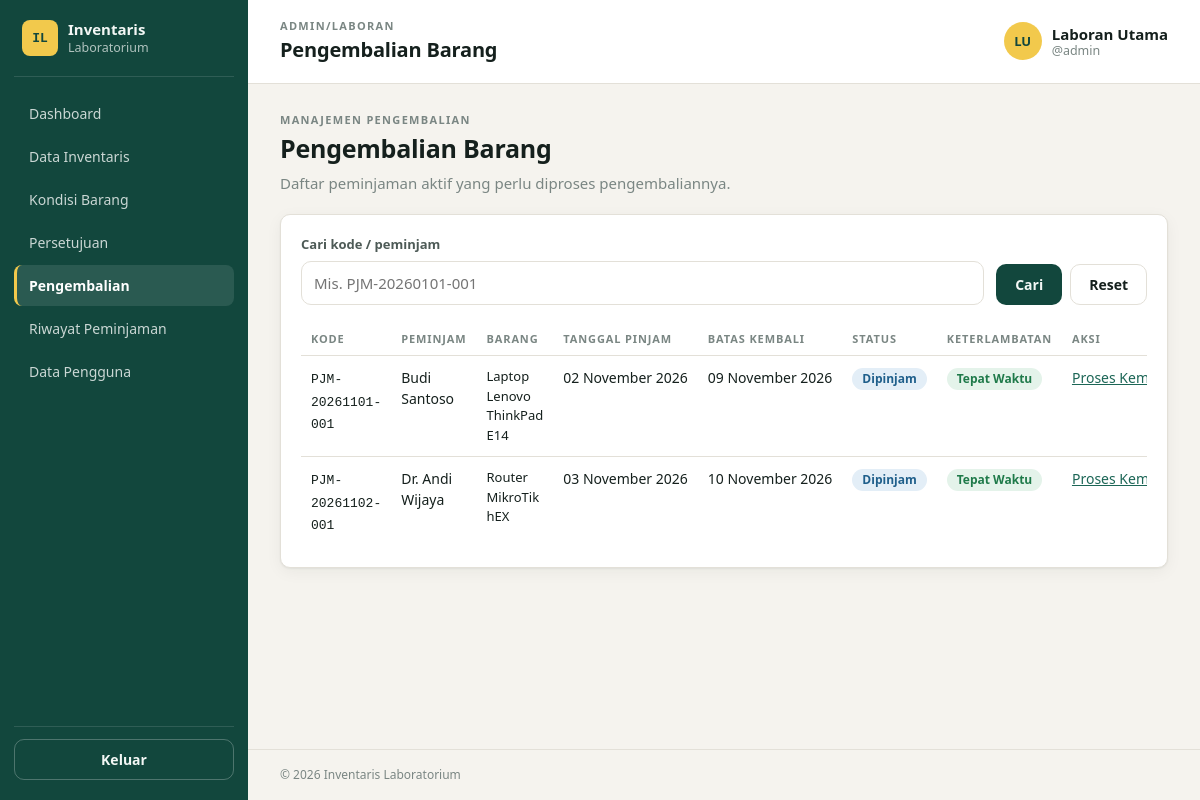
The app's page /modules/pengembalian/index.php (signed in) with its own data.
### tables this page shows
CREATE TABLE users (
  id            INT UNSIGNED AUTO_INCREMENT PRIMARY KEY,
  full_name     VARCHAR(100) NOT NULL,
  username      VARCHAR(50)  NOT NULL,
  password_hash VARCHAR(255) NOT NULL,              
  role          ENUM('admin','peminjam') NOT NULL DEFAULT 'peminjam',
  identity_no   VARCHAR(30)  NULL,                  
  user_type     ENUM('laboran','mahasiswa','dosen') NOT NULL DEFAULT 'mahasiswa',
  is_active     TINYINT(1)   NOT NULL DEFAULT 1,    
  created_at    DATETIME     NOT NULL DEFAULT CURRENT_TIMESTAMP,
  updated_at    DATETIME     NOT NULL DEFAULT CURRENT_TIMESTAMP ON UPDATE CURRENT_TIMESTAMP,
  CONSTRAINT uq_users_username UNIQUE (username)
);

CREATE TABLE borrowings (
  id                 INT UNSIGNED AUTO_INCREMENT PRIMARY KEY,
  borrowing_code     VARCHAR(30)  NOT NULL,
  user_id            INT UNSIGNED NOT NULL,
  borrow_date        DATE NOT NULL,
  planned_return_date DATE NOT NULL,
  purpose            VARCHAR(255) NOT NULL,
  status             ENUM('menunggu','dipinjam','ditolak','selesai') NOT NULL DEFAULT 'menunggu',
  rejection_reason   VARCHAR(255) NULL,
  processed_by       INT UNSIGNED NULL,           
  processed_at       DATETIME NULL,
  created_at         DATETIME NOT NULL DEFAULT CURRENT_TIMESTAMP,
  updated_at         DATETIME NOT NULL DEFAULT CURRENT_TIMESTAMP ON UPDATE CURRENT_TIMESTAMP,
  CONSTRAINT uq_borrowings_code UNIQUE (borrowing_code),
  CONSTRAINT fk_borrowings_user FOREIGN KEY (user_id)
    REFERENCES users(id) ON UPDATE CASCADE ON DELETE RESTRICT,
  CONSTRAINT fk_borrowings_admin FOREIGN KEY (processed_by)
    REFERENCES users(id) ON UPDATE CASCADE ON DELETE SET NULL,
  CONSTRAINT chk_borrowings_dates CHECK (planned_return_date >= borrow_date)
);

### includes/helpers.php (called while the page is built, shortened)
<?php
require_once __DIR__ . '/../config/database.php';
function e($value): string
{
    return htmlspecialchars((string)$value, ENT_QUOTES, 'UTF-8');
}
function url(string $path = ''): string
{
    return BASE_URL . '/' . ltrim($path, '/');
}
if (!function_exists('format_date')) {
    function format_date(?string $date): string
    {
        $dateStr = trim((string)$date);
        $timestamp = strtotime($dateStr);
        $bulanIndo = [
            1  => 'Januari',
            2  => 'Februari',
            3  => 'Maret',
            4  => 'April',
            5  => 'Mei',
            6  => 'Juni',
            7  => 'Juli',
            8  => 'Agustus',
            9  => 'September',
            10 => 'Oktober',
            11 => 'November',
            12 => 'Desember'
        ];
        $day   = date('d', $timestamp);
        $month = (int)date('n', $timestamp);
        $year  = date('Y', $timestamp);
        $monthName = $bulanIndo[$month] ?? date('F', $timestamp);
        return sprintf('%s %s %s', $day, $monthName, $year);
    }
}

### auth/session.php (called while the page is built, shortened)
<?php
require_once __DIR__ . '/../includes/helpers.php';
function current_user(): ?array
{
    return $_SESSION['user'] ?? null;
}
function require_login(): array
{
    $user = current_user();
    $expired = isset($_SESSION['last_activity']) && time() - $_SESSION['last_activity'] > SESSION_TIMEOUT;
    if ($user && !$expired) {
        $stmt = db()->prepare('SELECT role, is_active FROM users WHERE id = ?');
        $stmt->execute([$user['id']]);
        $row = $stmt->fetch();
        if ($row && (int)$row['is_active'] === 1) {
            return $_SESSION['user'];
        }
    }
}
function require_role(string $role): array
{
    $user = require_login();
    return $user;
}

### config/database.php (called while the page is built, shortened)
<?php
function db(): PDO
{
    static $pdo = null;
    if ($pdo === null) {
        $dsn = sprintf('mysql:host=%s;port=%s;dbname=%s;charset=%s', DB_HOST, DB_PORT, DB_NAME, DB_CHARSET);
        try {
            $pdo = new PDO($dsn, DB_USER, DB_PASS, [
                PDO::ATTR_ERRMODE            => PDO::ERRMODE_EXCEPTION,
                PDO::ATTR_DEFAULT_FETCH_MODE => PDO::FETCH_ASSOC,
                PDO::ATTR_EMULATE_PREPARES   => false,
            ]);
        } catch (PDOException $e) {
            http_response_code(500);
            exit('Koneksi database gagal. Periksa config/config.php dan pastikan MySQL XAMPP aktif.');
        }
    }
    return $pdo;
}

### modules/pengembalian/index.php (the view, shortened to what this page needs)
<?php
require_once __DIR__ . '/../../auth/session.php';
require_once __DIR__ . '/../../components/ui.php';
require_once __DIR__ . '/../../includes/helpers.php';
$user = require_role('admin');
$pdo  = db();
$q = trim((string)($_GET['q'] ?? ''));
$where  = ["b.status = 'dipinjam'"];
$params = [];
$whereSql = 'WHERE ' . implode(' AND ', $where);
$sql = "
    SELECT
        b.id,
        b.borrowing_code,
        b.borrow_date,
        b.planned_return_date,
        b.status,
        u.full_name AS borrower_name,
        GROUP_CONCAT(i.name ORDER BY i.name SEPARATOR ', ') AS item_names
    FROM borrowings b
    JOIN users u ON u.id = b.user_id
    LEFT JOIN borrowing_details bd ON bd.borrowing_id = b.id
    LEFT JOIN inventories i ON i.id = bd.inventory_id
    $whereSql
    GROUP BY b.id, b.borrowing_code, b.borrow_date, b.planned_return_date, b.status,
             u.full_name
    ORDER BY b.planned_return_date ASC, b.borrow_date ASC
";
$stmt = $pdo->prepare($sql);
$stmt->execute($params);
$borrowings = $stmt->fetchAll();
$today = date('Y-m-d');
$pageTitle  = 'Pengembalian Barang';
require __DIR__ . '/../../layouts/header.php';
?>
<section class="page-heading">
  <div>
    <p class="eyebrow">Manajemen pengembalian</p>
    <h2>Pengembalian Barang</h2>
    <p class="muted">Daftar peminjaman aktif yang perlu diproses pengembaliannya.</p>
  </div>
</section>
<section class="card">
  <form method="get" class="filter-bar">
    <label class="field">
      <span>Cari kode / peminjam</span>
      <input type="search" name="q" value="<?= e($q) ?>" placeholder="Mis. PJM-20260101-001">
    </label>
    <div class="filter-actions">
      <button class="btn" type="submit">Cari</button>
      <a class="btn btn-light" href="<?= e(url('modules/pengembalian/index.php')) ?>">Reset</a>
    </div>
  </form>
  <div class="table-wrap">
    <table class="table">
      <thead>
        <tr>
          <th>Kode</th>
          <th>Peminjam</th>
          <th>Barang</th>
          <th>Tanggal Pinjam</th>
          <th>Batas Kembali</th>
          <th>Status</th>
          <th>Keterlambatan</th>
          <th>Aksi</th>
        </tr>
      </thead>
      <tbody>
        <?php foreach ($borrowings as $b): ?>
          <?php $isLate = $b['planned_return_date'] < $today; ?>
          <tr>
            <td><span class="mono"><?= e($b['borrowing_code']) ?></span></td>
            <td><?= e($b['borrower_name']) ?></td>
            <td class="small"><?= e($b['item_names'] ?: '—') ?></td>
            <td class="nowrap"><?= e(format_date($b['borrow_date'])) ?></td>
            <td class="nowrap"><?= e(format_date($b['planned_return_date'])) ?></td>
            <td><?= status_badge($b['status']) ?></td>
            <td>
              <?php if ($isLate): ?>
                <span class="badge badge-danger">Terlambat</span>
              <?php else: ?>
                <span class="badge badge-success">Tepat Waktu</span>
              <?php endif; ?>
            </td>
            <td>
              <div class="row-actions">
                <a href="<?= e(url('modules/pengembalian/proses.php?id=' . (int)$b['id'])) ?>">Proses Kembali</a>
              </div>
            </td>
          </tr>
        <?php endforeach; ?>
      </tbody>
    </table>
  </div>
</section>
<?php require __DIR__ . '/../../layouts/footer.php'; ?>

### layouts/header.php (shortened to what this page needs)
<?php
$pageTitle  = $pageTitle  ?? 'Dashboard';
$roleLabel  = $user['role'] === 'admin' ? 'Admin/Laboran' : ucfirst($user['user_type']);
$initials   = strtoupper(implode('', array_map(fn($w) => $w[0] ?? '', array_slice(explode(' ', preg_replace('/^(Dr\.|Prof\.)\s*/', '', $user['full_name'])), 0, 2))));
?>
<!DOCTYPE html>
<html lang="id">
<head>
  <link rel="stylesheet" href="<?= e(url('assets/css/style.css')) ?>">
</head>
<body>
<div class="app">
  <?php require __DIR__ . '/sidebar.php'; ?>
  <div class="main">
    <header class="topbar">
      <div class="topbar-title">
        <p class="eyebrow"><?= e($roleLabel) ?></p>
        <h1><?= e($pageTitle) ?></h1>
      </div>
      <div class="topbar-user">
        <span class="avatar"><?= e($initials) ?></span>
        <span class="user-meta">
          <strong><?= e($user['full_name']) ?></strong>
          <small>@<?= e($user['username']) ?></small>
        </span>
      </div>
    </header>
    <main class="content">

### components/ui.php (shortened to what this page needs)
<?php
function status_badge(string $status): string
{
    $map = [
        'menunggu' => ['Menunggu', 'warning'],
        'dipinjam' => ['Dipinjam', 'info'],
        'ditolak'  => ['Ditolak',  'danger'],
        'selesai'  => ['Selesai',  'success'],
    ];
    [$label, $tone] = $map[$status] ?? [ucfirst($status), 'neutral'];
    return '<span class="badge badge-' . $tone . '">' . e($label) . '</span>';
}

### assets/css/style.css (style rules this page uses)
:root { --ink: #15201d; --ink-soft: #4d5a56; --muted: #7a8683; --paper: #f5f3ee; --surface: #ffffff; --line: #e3e0d8; --primary: #12473d; --primary-2: #1c6656; --primary-ink: #f3f7f5; --tag: #f2c94c; --success: #1f7a4a; --success-bg: #e4f3ea; --info: #1f5f8b; --info-bg: #e3eef7; --warning: #8a6100; --warning-bg: #fbf0d2; --danger: #a8322a; --danger-bg: #f8e3e1; --radius: 10px; --shadow: 0 1px 2px rgba(21,32,29,.06), 0 4px 16px rgba(21,32,29,.05); --font: "Segoe UI", "Helvetica Neue", Arial, sans-serif; --mono: "Cascadia Mono", "Consolas", "SFMono-Regular", monospace; }
* { box-sizing: border-box; }
html, body { margin: 0; }
body { font-family: var(--font); background: var(--paper); color: var(--ink); font-size: 15px; line-height: 1.5; }
a { color: var(--primary-2); }
h1, h2, h3 { margin: 0; letter-spacing: -.01em; }
.muted { color: var(--muted); }
.small { font-size: 13px; }
.mono { font-family: var(--mono); font-size: 13px; }
.nowrap { white-space: nowrap; }
.eyebrow { margin: 0; font-size: 11px; font-weight: 700; letter-spacing: .12em; text-transform: uppercase; color: var(--muted); }
.btn { display: inline-flex; align-items: center; justify-content: center; gap: 6px; padding: 10px 18px; border: 1px solid transparent; border-radius: var(--radius); background: var(--primary); color: var(--primary-ink); font: 600 14px var(--font); cursor: pointer; text-decoration: none; transition: background .15s; }
.field { display: block; margin-bottom: 16px; }
.field > span { display: block; font-size: 13px; font-weight: 600; margin-bottom: 6px; color: var(--ink-soft); }
.field input { width: 100%; padding: 11px 12px; border: 1px solid var(--line); border-radius: var(--radius); font: 15px var(--font); background: #fff; color: var(--ink); }
.badge { display: inline-block; padding: 2px 10px; border-radius: 999px; font-size: 12px; font-weight: 600; white-space: nowrap; }
.badge-success { background: var(--success-bg); color: var(--success); }
.badge-info { background: var(--info-bg); color: var(--info); }
.app { display: flex; min-height: 100vh; }
.main { flex: 1; min-width: 0; display: flex; flex-direction: column; }
.topbar { display: flex; align-items: center; gap: 16px; padding: 18px 32px; background: var(--surface); border-bottom: 1px solid var(--line); }
.topbar-title { flex: 1; }
.topbar-title h1 { font-size: 20px; }
.topbar-user { display: flex; align-items: center; gap: 10px; }
.avatar { width: 38px; height: 38px; border-radius: 50%; background: var(--tag); color: var(--primary); display: grid; place-items: center; font-weight: 800; font-size: 13px; }
.user-meta { display: grid; line-height: 1.2; }
.user-meta small { color: var(--muted); }
.content { padding: 28px 32px; flex: 1; }
.card { background: var(--surface); border: 1px solid var(--line); border-radius: var(--radius); padding: 20px; box-shadow: var(--shadow); }
.table-wrap { overflow-x: auto; }
.table { width: 100%; border-collapse: collapse; font-size: 14px; }
.table th { text-align: left; font-size: 11px; text-transform: uppercase; letter-spacing: .08em; color: var(--muted); padding: 8px 10px; border-bottom: 1px solid var(--line); }
.table td { padding: 11px 10px; border-bottom: 1px solid var(--line); vertical-align: top; }
.table tr:last-child td { border-bottom: 0; }
.page-heading { display:flex; justify-content:space-between; align-items:flex-end; gap:16px; flex-wrap:wrap; margin-bottom:20px; }
.page-heading h2 { font-size:25px; margin:2px 0 4px; }
.page-heading .muted { margin:0; }
.filter-bar { display:flex; align-items:flex-end; gap:12px; flex-wrap:wrap; margin-bottom:18px; }
.filter-bar .field { flex:1 1 180px; margin:0; }
.filter-actions, .form-actions { display:flex; align-items:center; gap:8px; flex-wrap:wrap; }
.btn-light { background:var(--surface); color:var(--ink); border-color:var(--line); }
.row-actions { display:flex; align-items:center; gap:10px; white-space:nowrap; }

### records on screen
users: role "ADMIN/LABORAN", role "LU", role "Laboran Utama", role "admin"
borrowings: borrowing_code "PJM-20261101-001", user.full_name "Budi Santoso", item_names "Laptop Lenovo ThinkPad E14", borrow_date "02 November 2026", planned_return_date "09 November 2026", shows "Tepat Waktu"
borrowings: borrowing_code "PJM-20261102-001", user.full_name "Dr. Andi Wijaya", item_names "Router MikroTik hEX", borrow_date "03 November 2026", planned_return_date "10 November 2026", shows "Tepat Waktu"

### other values on screen
$m['label'] "Dashboard"
$m['label'] "Data Inventaris"
$m['label'] "Kondisi Barang"
$m['label'] "Persetujuan"
$m['label'] "Pengembalian"
$m['label'] "Riwayat Peminjaman"
$m['label'] "Data Pengguna"
$pageTitle "Pengembalian Barang"
APP_NAME "Inventaris Laboratorium"
